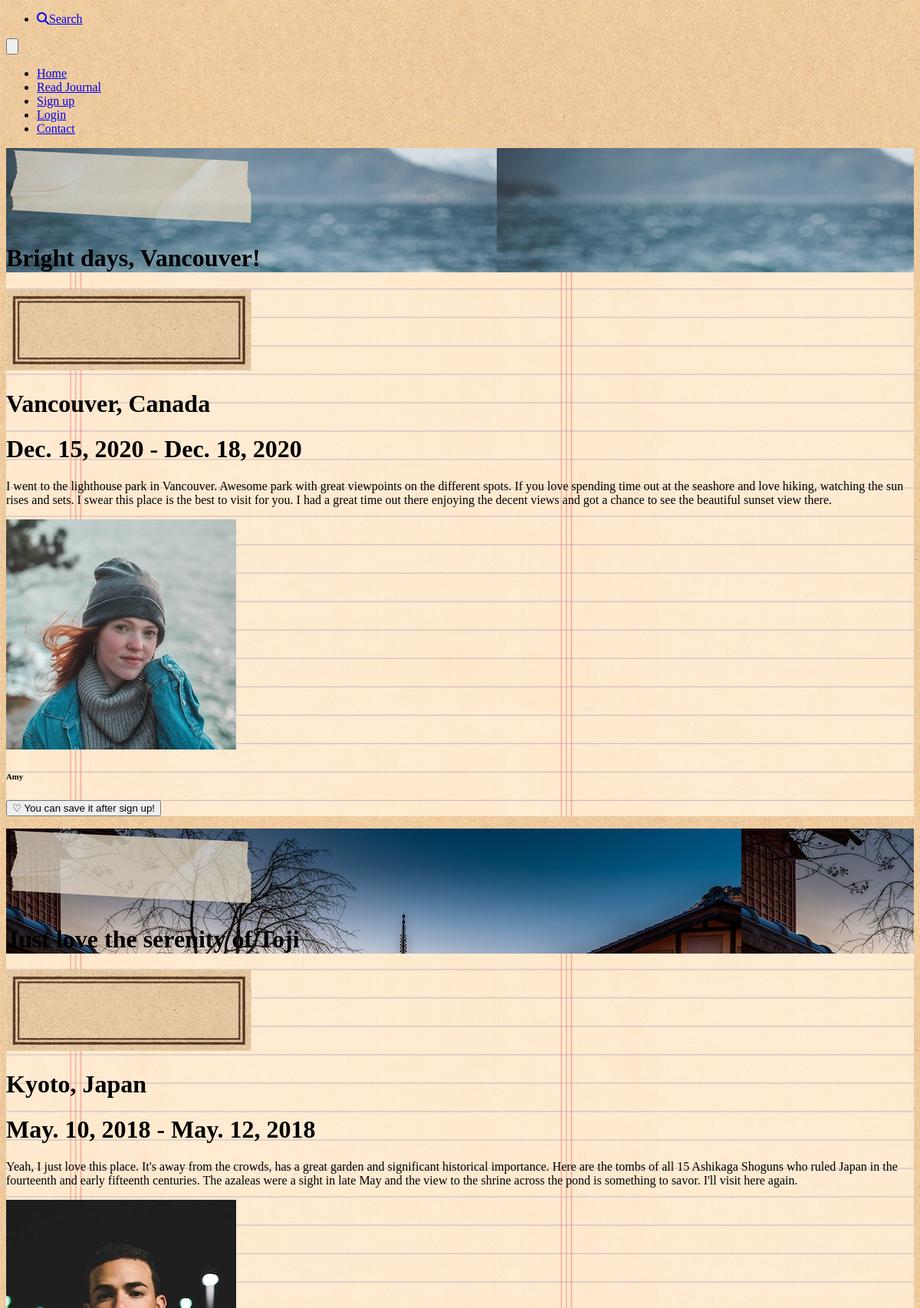
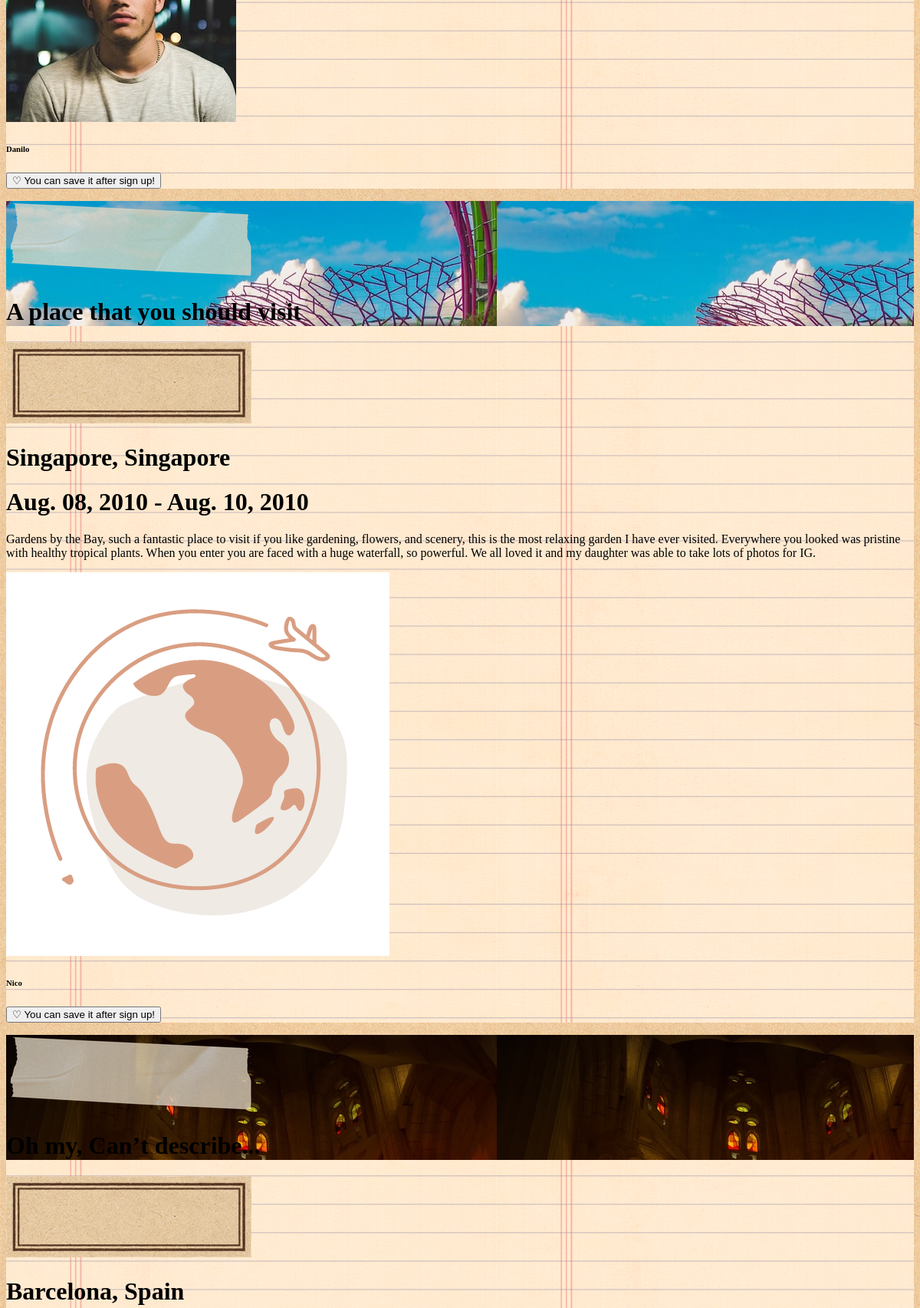
Page /journal (upper part) on the committed database (2 pictures, top to bottom).
### flaskr/models.py (models this page shows, shortened)
class Journal(db.Model):
    __tablename__ = 'journals'
    id = db.Column(db.Integer, primary_key=True)
    from_user_id = db.Column(
        db.Integer, db.ForeignKey('users.id'), index=True
    )
    start_date = db.Column(db.DateTime, default=datetime.strftime(datetime.today(), '%Y/%m/%d'))
    end_date = db.Column(db.DateTime, default=datetime.strftime(datetime.today(), '%Y/%m/%d'))
    country = db.Column(db.String(128))
    city = db.Column(db.String(128))
    title = db.Column(db.String(128))
    comment = db.Column(db.Text)
    picture_path = db.Column(db.Text)

class User(UserMixin, db.Model):
    __tablename__ = 'users'
    id = db.Column(db.Integer, primary_key=True)
    email = db.Column(db.String(64), unique=True, index=True)
    username = db.Column(db.String(64), index=True)
    password = db.Column(db.String(128))
    picture_path = db.Column(db.Text)
    @classmethod
    def select_user_by_id(cls, id):
        return cls.query.get(id)

### flaskr/journal/views.py (the view, shortened to what this page needs)
@journal_bp.route('', methods=['GET', 'POST'])
def journal():
    users = User.query.all()
    journals = Journal.query.all()
    comments = Comment.query.all()
    like_journals = LikeJournal.query.all()
    user_id = current_user.get_id()
    user = User.select_user_by_id(user_id)
    form = LikeJournalForm(request.form)
    form_c = CommentForm(request.form)
    return render_template('journal/journal.html',  users=users, journals=journals, comments=comments, like_journals=like_journals, form=form, form_c=form_c)

### flaskr/templates/journal/journal.html (shortened to what this page needs)
{% from "/_formhelpers.html" import render_field %}
{% extends "/base.html" %}
{% block content %}
<div class="base-style">
{% block header %}
{{ super() }}
{% endblock %}
<div class="journal-style">
    {% for journal in journals %}
    <div class="pages-style">
        <div class="page-style" style="background-image: url(/static/image/paper6.png);" id="{{ journal.id }}">
            <div class="page-top-style">
                <div class="photo-style-2" style="background-image:url({{url_for('static', filename=journal.picture_path)}})">
                    <img src="/static/image/tape.png" alt="tape" class="tape-style-2">
                    <div class="photo-bottom-style">
                        <h1 class="photo-h1-2">
                            {{ journal.title }}
                        </h1>
                    </div>
                </div>
                <div class="label-style">
                    <img src="/static/image/label3.png" alt="label" class="w-full shadow">
                    <h1 class="label-h1">
                        {{ journal.city }}, {{ journal.country }}
                    </h1>
                </div>
            </div>
            <div class="page-bottom-style">
                <div class="2xl:mt-6">
                    <h1>
                        {{ journal.start_date.strftime('%b. %d, %Y') }} - {{ journal.end_date.strftime('%b. %d, %Y') }}
                    </h1>
                    <p class="font-light text-gray-600 sm:text-sm">{{ journal.comment }}</p>
                    <div class="info-style">
                    {% for user in users %}
                    {% if journal.from_user_id == user.id %}
                        <div class="w-1/3 flex items-center">
                            <div class="icon-size-2">
                                {% if user.picture_path %}
                                <img src="{{ url_for('static', filename=user.picture_path) }}" class="icon-style">
                                {% else %}
                                <img src="/static/image/logo2.png" class="icon-style">
                                {% endif %}
                            </div>
                            <h6 class="font-aurore ml-2">
                                {{ user.username }}
                            </h6>
                        </div>
                    {% endif %}
                    {% endfor %}
                    {% if current_user.is_authenticated %}
                        <form method="POST">
                            {{ form.csrf_token }}
                            {{ form.from_user_id(value=current_user.id) }}
                            {{ form.to_journal_id(value=journal.id) }}
                            {% set isLiked = {'isLiked':False} %}
                            {% for like_journal in like_journals %}
                                {% if like_journal.from_user_id == current_user.id and like_journal.to_journal_id == journal.id %}
                                    {{ form.submit(value="♥ Liked",　class="btn-orange") }}
                                {% endif %}
                            {% endfor %}
                            {% if not isLiked.isLiked %}
                                {{ form.submit(class="btn-transparent") }}
                            {% endif %}
                        </form>
                    {% else %}
                        <p>
                            <a href="{{ url_for('signup.signup') }}">
                                <button class="btn-lightorange-sm">
                                    ♡ You can save it after sign up!
                                </button>
                            </a>
                        </p>
                    {% endif %}
                    </div>
                </div>
            </div>
        </div>
    </div>
    {% endfor %}
</div>
</div>
{% endblock %}

### rows in the picture
Journal: picture_path (picture), title "Bright days, Vancouver!", city "Vancouver", country "Canada", start_date "Dec. 15, 2020", end_date "Dec. 18, 2020", comment "I went to the lighthouse park in Vancouver. Awesome park with great viewpoints on the different spots. If you love spending time out at the seashore and love hiking, watching the sun rises and sets. I swear this place is the best to visit for you. I had a great time out there enjoying the decent views and got a chance to see the beautiful sunset view there."
User: picture_path (picture), username "Amy"
Journal: picture_path (picture), title "Just love the serenity of Toji", city "Kyoto", country "Japan", start_date "May. 10, 2018", end_date "May. 12, 2018", comment "Yeah, I just love this place. It's away from the crowds, has a great garden and significant historical importance. Here are the tombs of all 15 Ashikaga Shoguns who ruled Japan in the fourteenth and early fifteenth centuries. The azaleas were a sight in late May and the view to the shrine across the pond is something to savor. I'll visit here again."
User: picture_path (picture), username "Danilo"
Journal: picture_path (picture), title "A place that you should visit", city "Singapore", country "Singapore", start_date "Aug. 08, 2010", end_date "Aug. 10, 2010", comment "Gardens by the Bay, such a fantastic place to visit if you like gardening, flowers, and scenery, this is the most relaxing garden I have ever visited. Everywhere you looked was pristine with healthy tropical plants. When you enter you are faced with a huge waterfall, so powerful. We all loved it and my daughter was able to take lots of photos for IG."
User: username "Nico"
Journal: picture_path (picture), title "Oh my, Can’t describe...", city "Barcelona", country "Spain"
